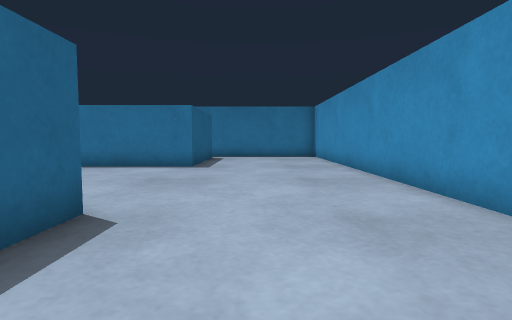
View 1 (above)

21 first-person views from a walk through a Gazebo world. The camera is 0.5 m above the floor, tilts 4° down and sees 80° across. The floor is counted in squares, 0.5 m on a side. Each view is taken from the middle of a square. On the plan, view 1 faces up. The plan holds only what a view shows up to about 12 squares ahead; the rest is blank.

View 2
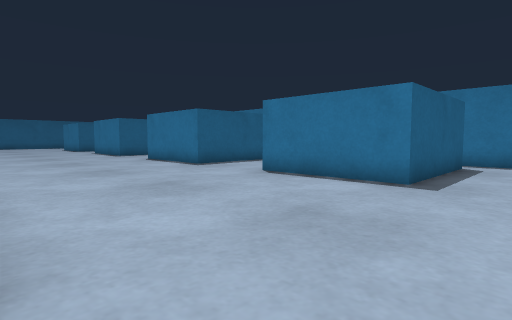

View 3
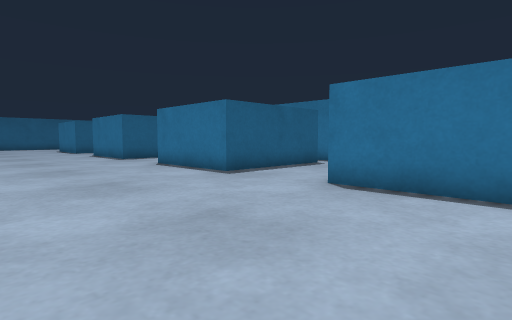

View 4
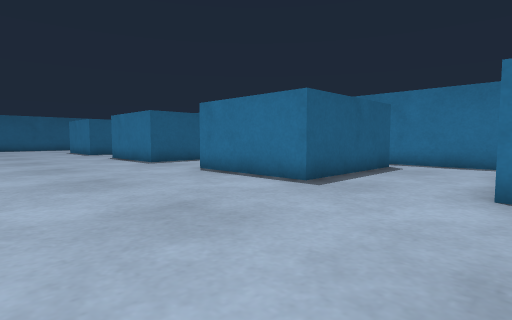

View 5
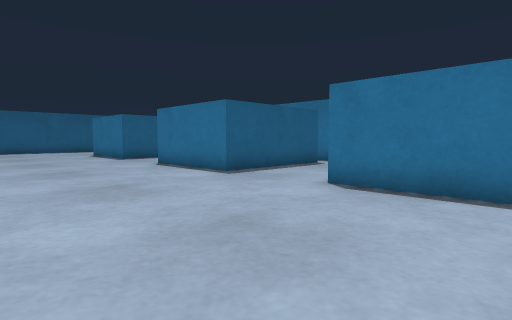

View 6
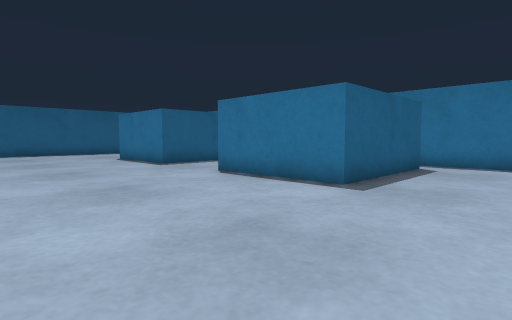

View 7
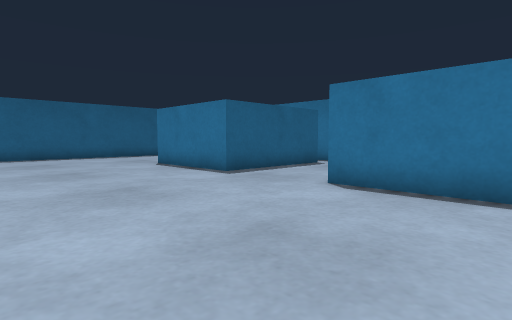

View 8
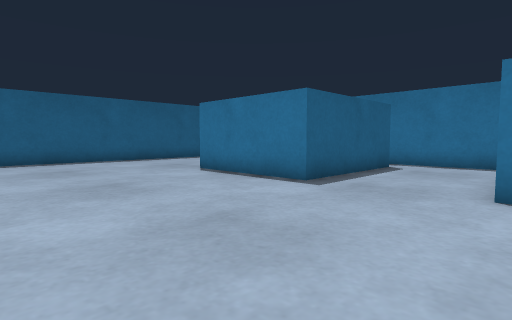

View 9
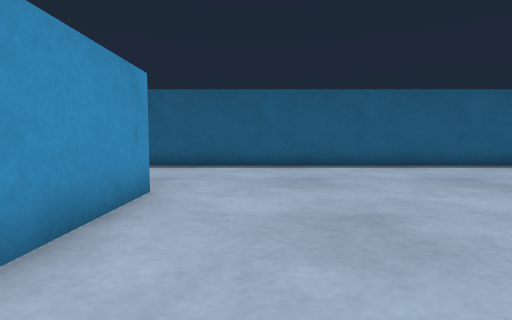

View 10
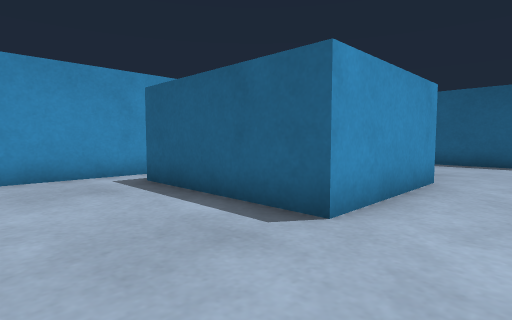

View 11
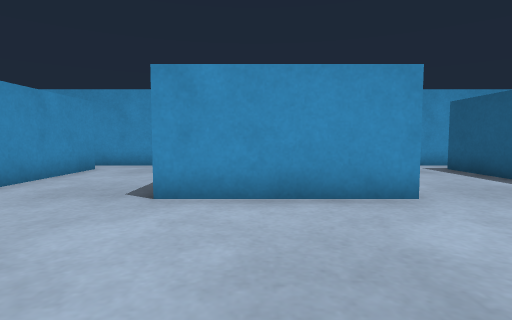

View 12
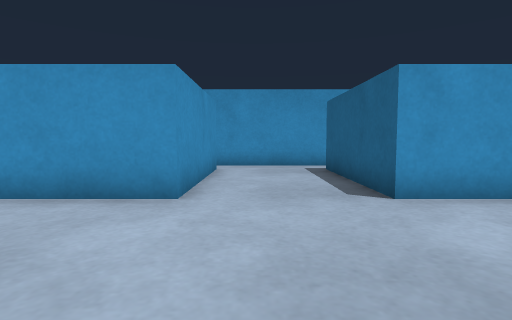

View 13
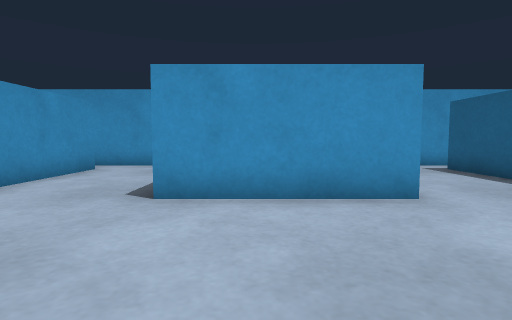

View 14
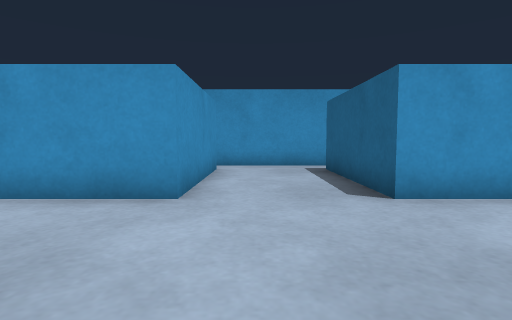

View 15
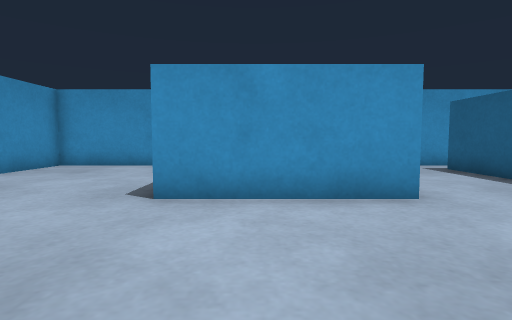

View 16
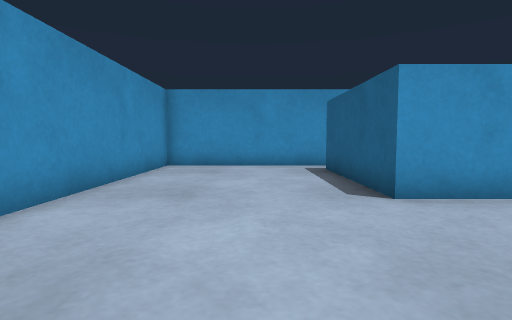

View 17
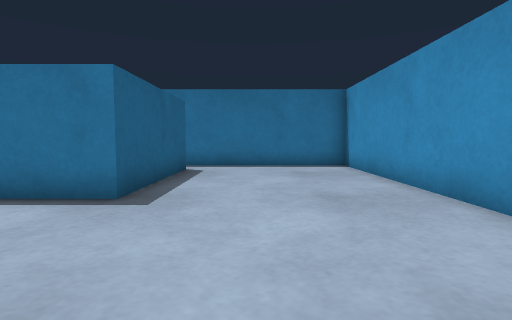

View 18
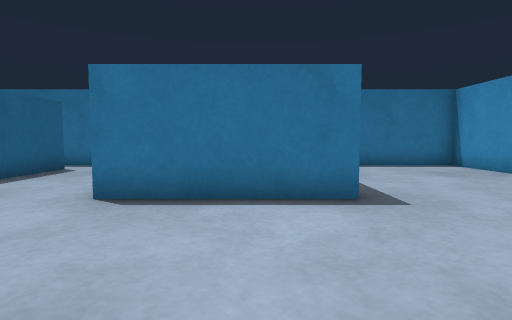

View 19
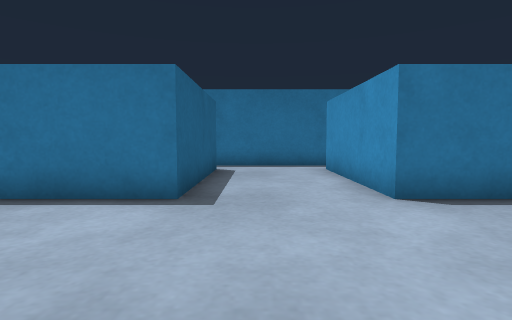

View 20
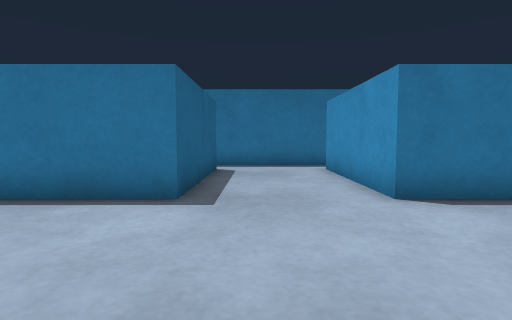

View 21
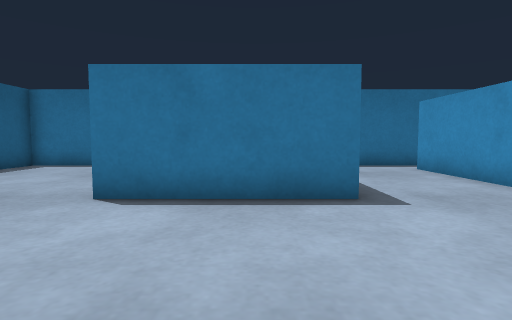

### Floor plan
Key: @ floor where view 1 was taken; # wall or solid block; . floor; B blue box.
Columns run from 37 left of view 1 to 4 right of it. Each row starts with its distance up from view 1.
 18 ####      ######  ######  ######  ########
 17 #...       .....   ....   .....    ......#
 16 #....     B....B  B....B  B....B  B......#
 15 #....     B....B  B....B  B....B  B......#
 14 #.....    B....B  B....B  B....B  B......#
 13 #.....    B....B  B....B  B....B  B......#
 12 #......   B....B  B....B  B....B  B......#
 11 #......BBBB....BBBB....BBBB....BBBB......#
 10 #........................................#
  9 #........................................#
  8 #........................................#
  7 #........................................#
  6 #........................................#
  5 #........................................#
  4 #......BBBB....BBBB....BBBB....BBBB......#
  3 #....     B....   B....B  B....B  B......#
  2 #.        B....   B....B  B....B  B......#
  1           B....   B....B  B....B  B......#
  0           B....   B....B  B....B  B..@...#
 -1           B...    B....B  B....B  B......#
 -2           ....    ......  ......   ......#
 -3           ####    ######  ######  ########

Positions as (right, up) in squares from view 1, and headings:
1: (0, 0), facing up
2: (0, 4), facing up-left
3: (-3, 5), facing up-left
4: (-6, 5), facing up-left
5: (-11, 5), facing up-left
6: (-15, 5), facing up-left
7: (-19, 5), facing up-left
8: (-22, 5), facing up-left
9: (-25, 6), facing left
10: (-23, 6), facing down-left
11: (-20, 9), facing down
12: (-16, 9), facing down
13: (-12, 9), facing down
14: (-8, 9), facing down
15: (-4, 9), facing down
16: (0, 9), facing down
17: (0, 6), facing up
18: (-4, 6), facing up
19: (-9, 6), facing up
20: (-17, 6), facing up
21: (-28, 6), facing up
